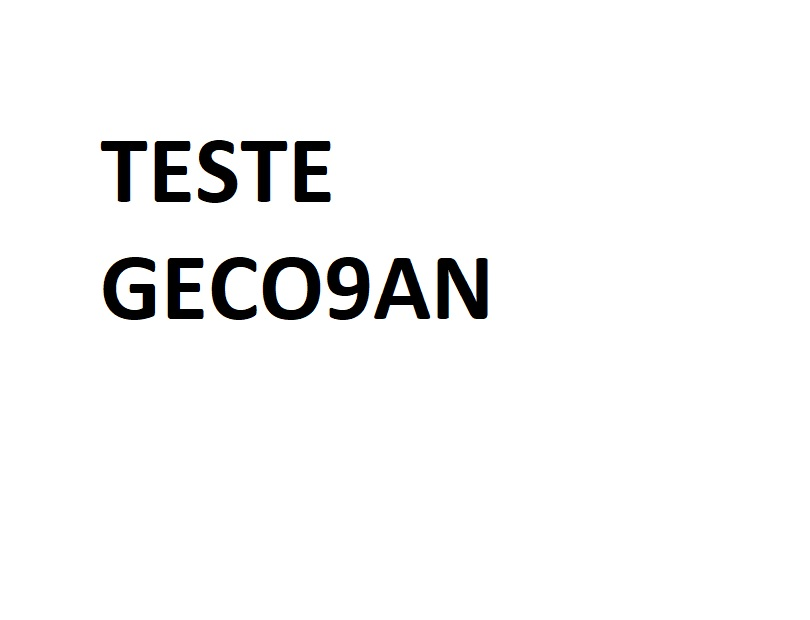
#> input picture resources/img/entrada.jpg, 810 x 620 px
$ python main.py
#> lines starting #> are read from the running program, lines starting #| are printed output that depends on the picture
import cv2

imagem = cv2.imread('../resources/img/entrada.jpg')
#> imagem is the input picture: shape (620, 810, 3); mean B, G, R 246, 246, 246

for b in range(0, 255, 1):  # percorre as linhas
    for g in range(0, 255, 10):  # percorre as colunas
        for r in range(0, 255, 10):  # percorre as colunas
            imagem[b, int(25 * g / 10 + r / 10)] = (b, g, r)
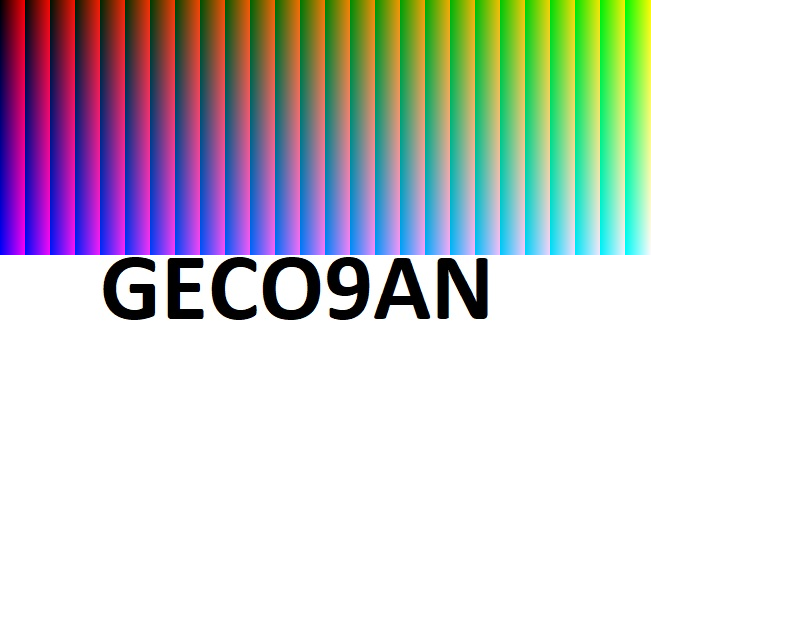
#> imagem: shape (620, 810, 3); mean B, G, R 206.9, 206.3, 204.7

cv2.imshow("Result", imagem)
cv2.waitKey(0)  # espera pressionar qualquer tecla
